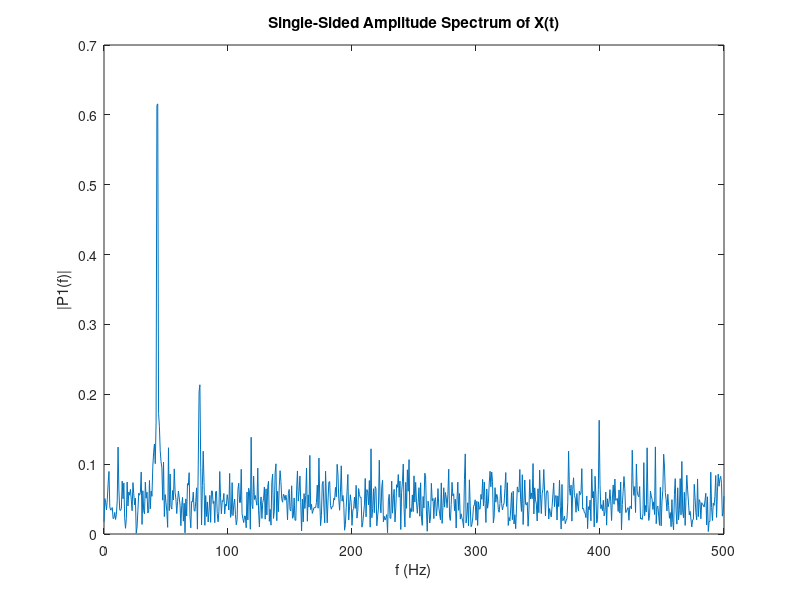

MATLAB code for this plot:
Fs = 1000;            % Sampling frequency                    
T = 1/Fs;             % Sampling period       
L = 1500;             % Length of signal
t = (0:L-1)*T;        % Time vector

% TODO: Form a signal containing a 77 Hz sinusoid of amplitude 0.7 and a 43Hz 
% sinusoid of amplitude 2.

S = 0.7*cos(2*pi*77*t)+ 2*cos(2*pi*43*t);

% Corrupt the signal with noise 
X = S + 2*randn(size(t));

% Plot the noisy signal in the time domain. It is difficult to identify 
% the frequency components by looking at the signal X(t). 
plot(1000*t(1:50) ,X(1:50))
title('Signal Corrupted with Zero-Mean Random Noise')
xlabel('t (milliseconds)')
ylabel('X(t)')

% TODO : Compute the Fourier transform of the signal. 
Y = fft(X);
% TODO : Compute the two-sided spectrum P2. Then compute the single-sided 
% spectrum P1 based on P2 and the even-valued signal length L.
P2 = abs(Y/L);
P1 = P2(1:L/2+1);

% Plotting
f = Fs*(0:(L/2))/L;
plot(f,P1) 
title('Single-Sided Amplitude Spectrum of X(t)')
xlabel('f (Hz)')
ylabel('|P1(f)|')